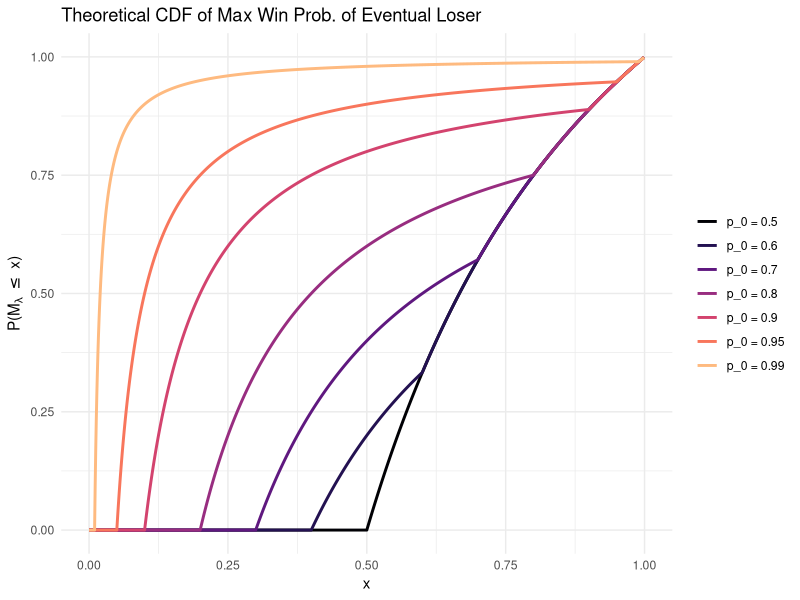
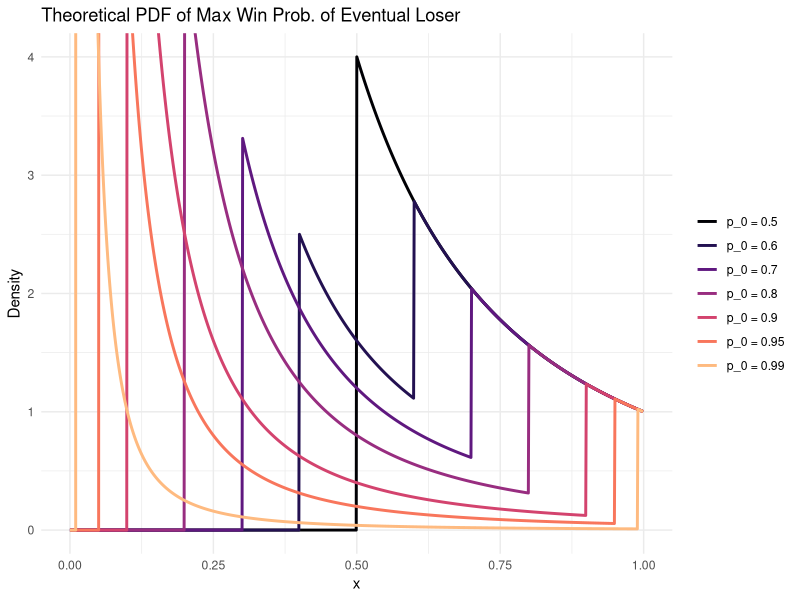

Write R code to recreate these figures, in order.
library(tidyverse)

# Define the piecewise upper tail distribution P(M_ℓ ≥ x) for given p_0
mixture_upper_tail = function(x, p0) {
  if (p0 < 0.5) {
    # For p0 < 0.5, swap roles
    return(mixture_upper_tail(x, 1 - p0))
  }
  
  # For p0 >= 0.5
  case_when(
    x < 1 - p0 ~ 1,
    x < p0 ~ (1 - p0) / x,  # CORRECTED: includes contribution from team A losing
    x >= p0 & x < 1 ~ (1 - x) / x,
    x >= 1 ~ 0,
    TRUE ~ NA_real_
  )
}

# Define the PDF (derivative of the CDF, which is 1 - upper tail)
mixture_pdf = function(x, p0) {
  if (p0 < 0.5) {
    return(mixture_pdf(x, 1 - p0))
  }
  
  # For p0 >= 0.5
  # PDF is negative derivative of upper tail
  # For 1-p0 ≤ x < p0: P(M_ℓ ≥ x) = (1-p0)/x, so PDF = (1-p0)/x^2
  # For x ≥ p0: P(M_ℓ ≥ x) = (1-x)/x, so PDF = 1/x^2
  case_when(
    x < 1 - p0 ~ 0,
    x < p0 ~ (1 - p0) / (x^2),
    x >= p0 & x < 1 ~ 1 / (x^2),
    TRUE ~ NA_real_
  )
}

# Create data for plotting
p0_values = c(0.5, 0.6, 0.7, 0.8, 0.9, 0.95, 0.99)
x_values = seq(0, 0.999, by = 0.001)

# Function to format p0 labels with proper decimal places
format_p0_label = function(p0) {
  if (p0 == 0.99 || p0 == 0.95) {
    sprintf("p_0 = %.2f", p0)
  } else {
    sprintf("p_0 = %.1f", p0)
  }
}

# CDF plot data (CDF = 1 - upper tail)
plot_data_cdf = expand_grid(
  p0 = p0_values,
  x = x_values
) %>%
  mutate(
    cdf = 1 - map2_dbl(x, p0, mixture_upper_tail),
    p0_label = factor(map_chr(p0, format_p0_label), 
                      levels = map_chr(p0_values, format_p0_label))
  ) %>%
  filter(!is.na(cdf))

# PDF plot data
plot_data_pdf = expand_grid(
  p0 = p0_values,
  x = x_values
) %>%
  mutate(
    density = map2_dbl(x, p0, mixture_pdf),
    p0_label = factor(map_chr(p0, format_p0_label), 
                      levels = map_chr(p0_values, format_p0_label))
  ) %>%
  filter(!is.na(density))

# Create color palette using viridis magma (generate one extra and drop the brightest)
library(viridisLite)
gradient_colors = viridis(length(p0_values) + 1, option = "magma")[1:length(p0_values)]

# Create the CDF plot
p_cdf = ggplot(plot_data_cdf, aes(x = x, y = cdf, color = p0_label)) +
  geom_line(linewidth = 1) +
  scale_color_manual(
    values = gradient_colors,
    labels = map_chr(p0_values, format_p0_label),
    name = NULL
  ) +
  coord_cartesian(xlim = c(0, 1), ylim = c(0, 1)) +
  labs(
    title = "Theoretical CDF of Max Win Prob. of Eventual Loser",
    x = "x",
    y = expression("P(M"[lambda]*" " <= " x)")
  ) +
  theme_minimal() +
  theme(
    legend.position = "right"
  )

# Create the PDF plot
p_pdf = ggplot(plot_data_pdf, aes(x = x, y = density, color = p0_label)) +
  geom_line(linewidth = 1) +
  scale_color_manual(
    values = gradient_colors,
    labels = map_chr(p0_values, format_p0_label),
    name = NULL
  ) +
  coord_cartesian(xlim = c(0, 1), ylim = c(0, 4)) +
  labs(
    title = "Theoretical PDF of Max Win Prob. of Eventual Loser",
    x = "x",
    y = "Density"
  ) +
  theme_minimal() +
  theme(
    legend.position = "right"
  )

# Save the plots (paths relative to repo root)
ggsave("paper/figures/distributions/sports_cdf.png", p_cdf, width = 8, height = 5, dpi = 300)
ggsave("paper/figures/distributions/sports_pdf.png", p_pdf, width = 8, height = 5, dpi = 300)

